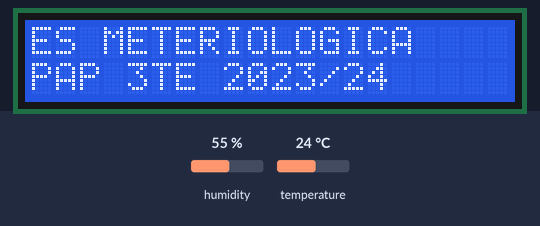
The sketch below on a simulated Arduino Uno, built with avr-gcc and run on an emulated ATmega328P. Shown: 20×2 character LCD. The test bench sets the inputs (shaded band); at power-on: humidity 55 %, temperature 24 °C. What the sketch prints to the serial monitor is not drawn.

Above: at 1.2 s.
1.3 s: humidity set to 22 %
At 2.6 s:
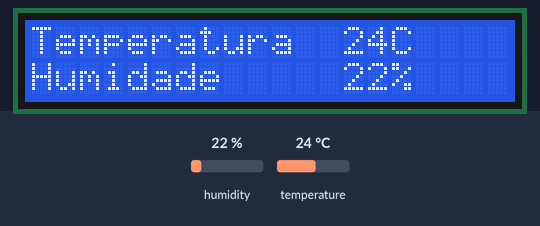
11.4 s: temperature set to 12 °C
At 15.2 s:
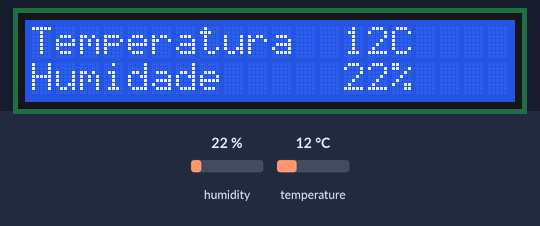
17.9 s: humidity set to 40 %
At 19.4 s:
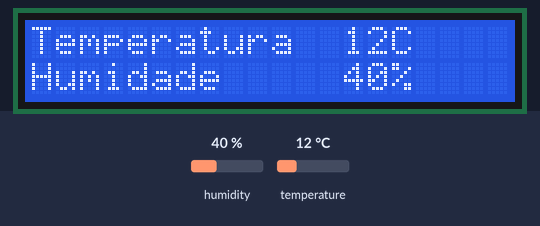
23.4 s: temperature set to 19 °C
At 27.8 s:
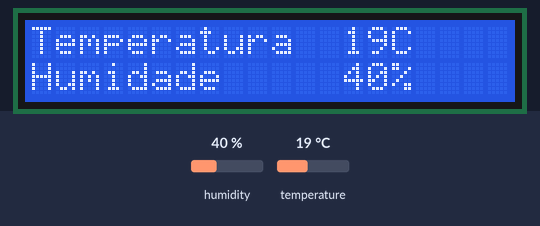
Timing chart, 0 to 29.3 s (numbered marks = the images above; inputs shaded):
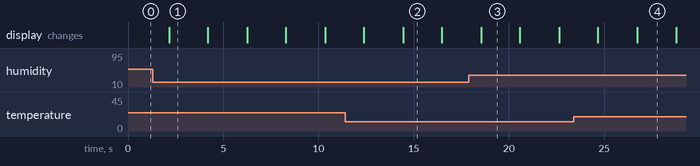

The sketch:

Meteo.ino
```cpp
#include "DHT.h"
#define DHTPIN 7
#define DHTTYPE DHT11

#include <LiquidCrystal_I2C.h>
LiquidCrystal_I2C lcd(0x27,20,2);

DHT dht(DHTPIN, DHTTYPE);

void setup() {
  Serial.begin(9600);
  Serial.println("DHTxx test!");

  dht.begin();

  lcd.init();
  lcd.backlight();
}

void loop() {

  lcd.clear();
  lcd.setCursor ( 0, 0 );
  lcd.print("ES METERIOLOGICA");
  lcd.setCursor ( 0, 1 );
  lcd.print("PAP 3TE 2023/24");

  delay(2000);


  float h = dht.readHumidity();

  float t = dht.readTemperature();

  float f = dht.readTemperature(true);


  if (isnan(h) || isnan(t) || isnan(f)) {
    Serial.println("Failed to read from DHT sensor!");
    return;
  }

  String message = (String) "Humidity: "+h+"%  Temperature: " +t+"°C";
  Serial.println(message);

  lcd.clear();
  lcd.setCursor ( 0, 0 );
  lcd.print("Temperatura  ");

  int intt=t;
  lcd.print(intt);
  lcd.println("C  ");
  lcd.setCursor ( 0, 1 );

  int inth=h;
  lcd.print("Humidade     ");
  lcd.print(inth);
  lcd.println("%");

  delay(2000);
}
```

Measured:
- after the input at 1.3 s, the display: changes after 0.86 s (image 1)
- after the input at 11.4 s, the display: first differs from a run without the input after 3.1 s (image 2)
- after the input at 17.9 s, the display: changes after 0.65 s (image 3)
- after the input at 23.4 s, the display: first differs from a run without the input after 3.3 s (image 4)
- what the display in image 1 shows lasts 2.0 s, from 2.2 s to 4.2 s
